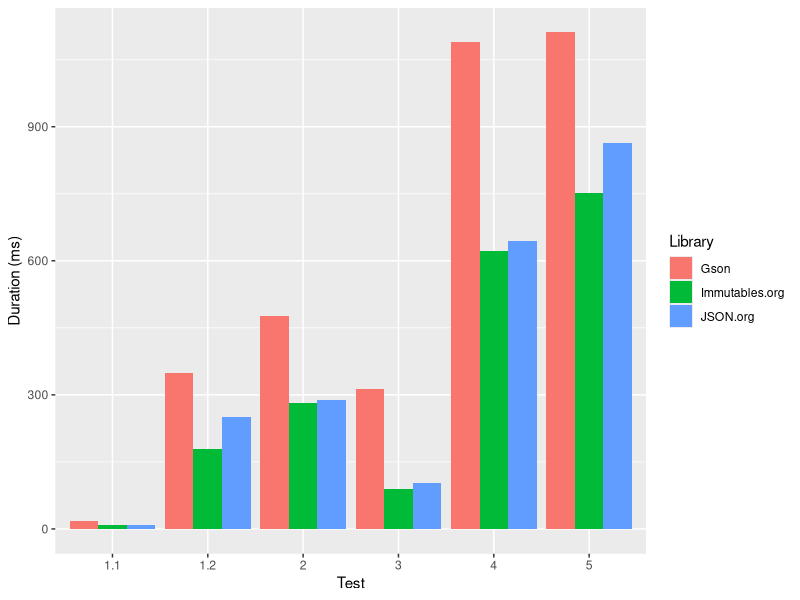

R code for this plot:
# setwd("~/Downloads")
#results = read.csv2("results_galaxy_s8_api_24.csv", sep = ",")
results = read.csv2("results_nexus_6_api_23.csv", sep = ",")
results$JSON.Size <- NULL
results$Write.JSON.to.File <- NULL

data <- data.frame("Test" = c(), "Duration" = c(), "Name" = c())
for (i in 2:4) {
  test_data <- results[,c(1,i)]
  test_data[,3] <- rep(colnames(results)[i], length(test_data))
  colnames(test_data) <- c("Test", "Duration", "Name")
  data = rbind(data, test_data)
}
data$Duration <- as.numeric(lapply(data$Duration, sub, pattern = "ms", replacement = ""))
data$Test <- factor(data$Test)

# install.packages("ggplot2")
library(ggplot2)

ggplot(data, aes(x = Test, y = Duration, fill = Name)) + 
  geom_bar(stat = "identity", position=position_dodge()) + 
  labs(y = "Duration (ms)", fill = "Library")

